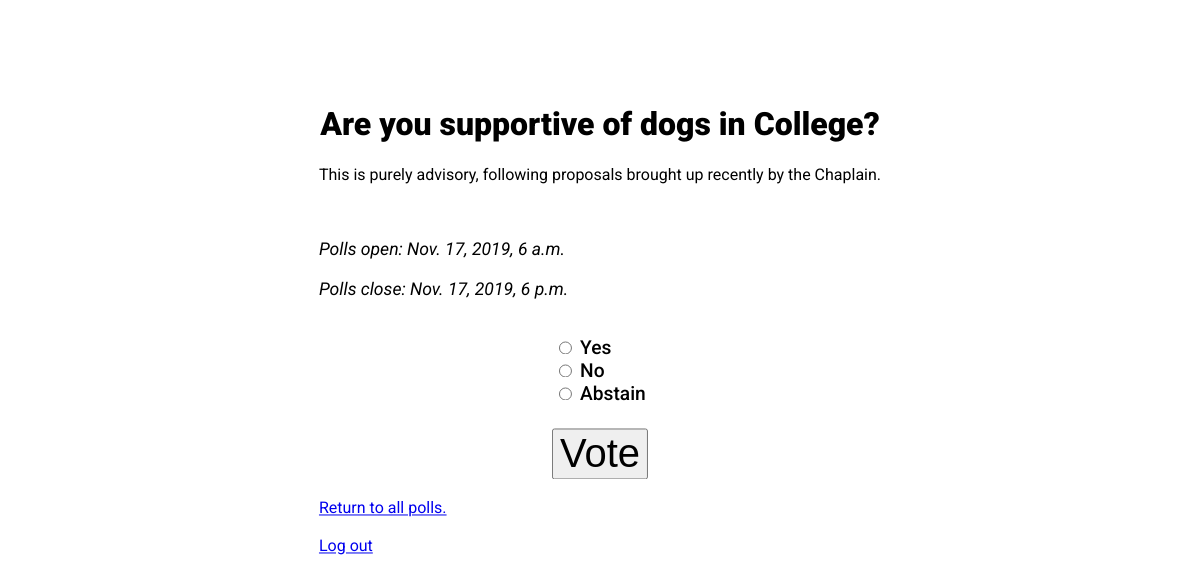
Screenshot of /polls/2/ (signed in) with the database file from the repository.
### polls/models.py (models this page shows, shortened)
class Question(models.Model):
    question_text = models.CharField(max_length=200)
    question_description = models.CharField(max_length=2000)
    polls_open = models.DateTimeField('polls open')
    polls_close = models.DateTimeField('polls close')
    def is_open(self):
        now = timezone.now()
        return self.polls_open <= now <= self.polls_close
    is_open.admin_order_field = 'polls_close'
    is_open.boolean = True
    is_open.short_description = 'Polls currently open?'
    voters = models.ManyToManyField(User)

class Choice(models.Model):
    question = models.ForeignKey(Question, on_delete=models.CASCADE)
    choice_text = models.CharField(max_length=200)
    votes = models.IntegerField(default=0)

### polls/views.py (the view)
# urls.py: path('<int:pk>/', views.DetailView.as_view(), name='detail'),
class DetailView(LoginRequiredMixin, generic.DetailView):
    model = Question
    template_name = 'polls/detail.html'
    def get_queryset(self):
        return Question.objects.filter(polls_open__lte=timezone.now(),
            polls_close__gte=timezone.now())

### polls/templates/polls/detail.html (shortened to what this page needs)
{% extends "polls/base.html" %}
{% block title %}
    {{ question.question_text }}
{% endblock %}
{% block content %}
    {{ question.question_description }}
    <br><br><br>
    <h3><i>Polls open: {{ question.polls_open }}
    <br><br>Polls close: {{ question.polls_close }}</i></h3>
    <br>
    <form action="{% url 'polls:vote' question.id %}" method="post">
        <div class="options">
        {% for choice in question.choice_set.all %}
            <input type="radio" name="choice" id="choice{{ forloop.counter }}" value="{{ choice.id }}">
            <label for="choice{{ forloop.counter }}">{{ choice.choice_text }}</label><br>
        {% endfor %}
        </div>
        <br><br>
        <input type="submit" value="Vote">
    </form>
    <br>
    <a href="{% url 'polls:index' %}">Return to all polls.</a>
{% endblock %}

### polls/static/polls/style.css (style rules this page uses)
body { max-width: 50%; margin: auto; position: absolute; top: 40%; left: 50%; transform: translate(-50%, -50%); font-family: 'Roboto', sans-serif; font-weight: 400; }
h3 { font-weight: 400; font-size: 110%; }
form { text-align: center; font-weight: 500; font-size: 120%; }
input[type=submit] { font-weight: 500; font-size: 30pt; }
.options { max-width: 50%; margin: auto; text-align: left; display: inline-block; }

### rows the page displays
Question: question_text "Are you supportive of dogs in College?", question_description "This is purely advisory, following proposals brought up recently by the Chaplain.", polls_open "Nov. 17, 2019, 6 a.m.", polls_close "Nov. 17, 2019, 6 p.m."
Choice: choice_text "Yes"
Choice: choice_text "No"
Choice: choice_text "Abstain"
